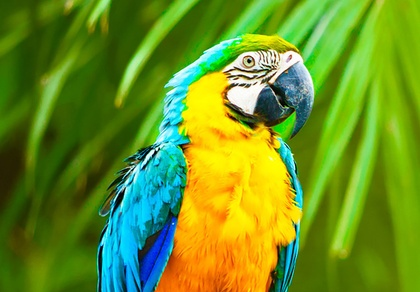
%> input picture parrot.jpg, 420 x 292 px, shrunk from 750 x 521 before the run
$ octave filtros.m   (GNU Octave 9; MATLAB toolbox functions it lacks are replaced by stand-ins)
%> lines starting %> are read from the running program, lines starting %| are printed output that depends on the picture
% Obtener la imagen
image = imread('~/Documents/ceti/ceti7sem/pdi/parrot.jpg');
%> image is the input picture: size 292x420x3 uint8; mean R, G, B 107, 145.9, 35.4

% Gray scale
image = rgb2gray(image);
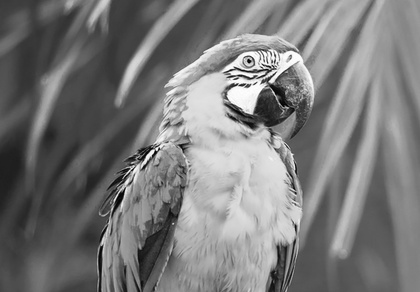
%> image: size 292x420 uint8; min 0, max 255, mean 121.6

% Definir el kernel laplaciano
hat_kernel = [
    0 0 1 0 0;
    0 1 2 1 0;
    1 2 -16 2 1;
    0 1 2 1 0;
    0 0 1 0 0
];

% Definir el kernel
box_kernel = [
    0 0 0 0 0;
    0 1 1 1 0;
    0 1 1 1 0;
    0 1 1 1 0;
    0 0 0 0 0
];

% Definir la máscara de filtro gaussiano
gauss_kernel = [
    0 1 2 1 0;
    1 3 5 3 1;
    2 5 9 5 2;
    1 3 5 3 1;
    0 1 2 1 0
];

% Definir la máscara de filtro de suavizado (3x3)
smooth_kernel = [
    1 1 1;
    1 1 1;
    1 1 1
];

% Aplicar el filtro mexican hat
mexican_hat = laplace(image, hat_kernel);
% Mostrar la imagen original
subplot(1, 2, 1);
imshow(image);
title('Original');
% Mostrar la imagen con el filtro
subplot(1, 2, 2);
imshow(uint8(mexican_hat));
title('Con filtro mexican hat');

% Aplicar el filtro box
box = box_filter(image, box_kernel);
% [32 lines not run here, left out]
function mexican_hat = laplace(image, kernel)
    % Convertir la imagen a double
    image = double(image);
%> image: size 292x420 double
    % Obtener las dimensiones de la imagen
    [x, y] = size(image);
%> x = 292; y = 420
    % Liberar la memoria
    mexican_hat = zeros(x, y);
    for r=3:x-2
        for c=3:y-2
            % Aplicar la máscara
            mexican_hat(r, c) = sum(sum(kernel .* image(r-2:r+2, c-2:c+2))) / 25;
        end
    end
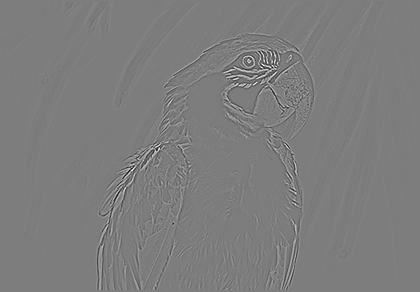
%> mexican_hat: size 292x420 double; min -88.28, max 91.36, mean 0; drawn with min black and max white
%> `imshow(uint8(mexican_hat));`:
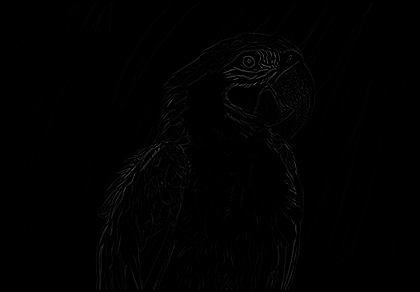
%> displayed picture: size 292x420, on the screen's scale of 0 to 255; min 0, max 91, mean 1.2
end

% box filter function
function box = box_filter(image, kernel)
    % Convertir la imagen a double
    image = double(image);
    % Obtener las dimensiones de la imagen
    [x, y] = size(image);
    % Liberar la memoria
    box = zeros(x, y);
    for r=3:x-2
        for c=3:y-2
            % Aplicar la máscara
            box(r, c) = sum(sum(kernel .* image(r-1:r+1, c-1:c+1))) / 25;
        end
    end
%> (the run ends here)
